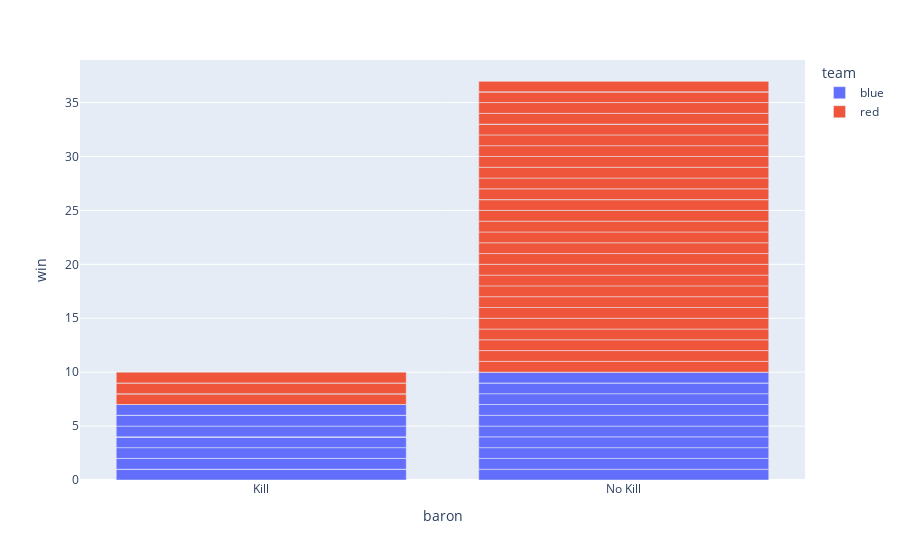

This figure's notebook cell:
### Code cell
fig = px.bar(test_df, x="baron", y="win",color="team")
fig.show()

### Figure 1 — Plotly figure (JSON) as saved in the notebook; plotly's stock layout.template omitted (floating-point values rounded to 4 significant figures)
{"data": [{"alignmentgroup": "True", "hovertemplate": "team=blue<br>baron=%{x}<br>win=%{y}<extra></extra>", "legendgroup": "blue", "marker": {"color": "#636efa", "pattern": {"shape": ""}}, "name": "blue", "offsetgroup": "blue", "orientation": "v", "showlegend": true, "textposition": "auto", "type": "bar", "x": ["Kill", "Kill", "No Kill", "Kill", "Kill", "Kill", "Kill", "No Kill", "Kill", "Kill", "Kill", "Kill", "Kill", "No Kill", "Kill", "Kill", "Kill", "Kill", "Kill", "Kill", "Kill", "No Kill", "Kill", "No Kill", "No Kill", "No Kill", "No Kill", "No Kill", "Kill", "Kill", "Kill", "No Kill", "Kill", "Kill", "Kill", "No Kill", "Kill", "Kill", "Kill", "Kill", "No Kill", "Kill", "Kill", "No Kill", "Kill", "Kill", "Kill"], "xaxis": "x", "y": [0, 0, 1, 0, 0, 0, 0, 1, 0, 0, 0, 0, 0, 1, 0, 0, 0, 0, 1, 0, 1, 1, 0, 1, 1, 1, 0, 1, 0, 0, 0, 1, 0, 0, 0, 0, 1, 1, 0, 0, 1, 0, 1, 0, 1, 0, 1], "yaxis": "y"}, {"alignmentgroup": "True", "hovertemplate": "team=red<br>baron=%{x}<br>win=%{y}<extra></extra>", "legendgroup": "red", "marker": {"color": "#EF553B", "pattern": {"shape": ""}}, "name": "red", "offsetgroup": "red", "orientation": "v", "showlegend": true, "textposition": "auto", "type": "bar", "x": ["No Kill", "No Kill", "Kill", "No Kill", "No Kill", "No Kill", "No Kill", "Kill", "No Kill", "No Kill", "No Kill", "No Kill", "No Kill", "Kill", "No Kill", "No Kill", "No Kill", "No Kill", "No Kill", "No Kill", "No Kill", "Kill", "No Kill", "Kill", "Kill", "Kill", "Kill", "Kill", "No Kill", "No Kill", "No Kill", "Kill", "No Kill", "No Kill", "No Kill", "Kill", "No Kill", "No Kill", "No Kill", "No Kill", "Kill", "No Kill", "No Kill", "Kill", "No Kill", "No Kill", "No Kill"], "xaxis": "x", "y": [1, 1, 0, 1, 1, 1, 1, 0, 1, 1, 1, 1, 1, 0, 1, 1, 1, 1, 0, 1, 0, 0, 1, 0, 0, 0, 1, 0, 1, 1, 1, 0, 1, 1, 1, 1, 0, 0, 1, 1, 0, 1, 0, 1, 0, 1, 0], "yaxis": "y"}], "layout": {"barmode": "relative", "legend": {"title": {"text": "team"}, "tracegroupgap": 0}, "margin": {"t": 60}, "xaxis": {"anchor": "y", "domain": [0, 1], "title": {"text": "baron"}}, "yaxis": {"anchor": "x", "domain": [0, 1], "title": {"text": "win"}}}}
